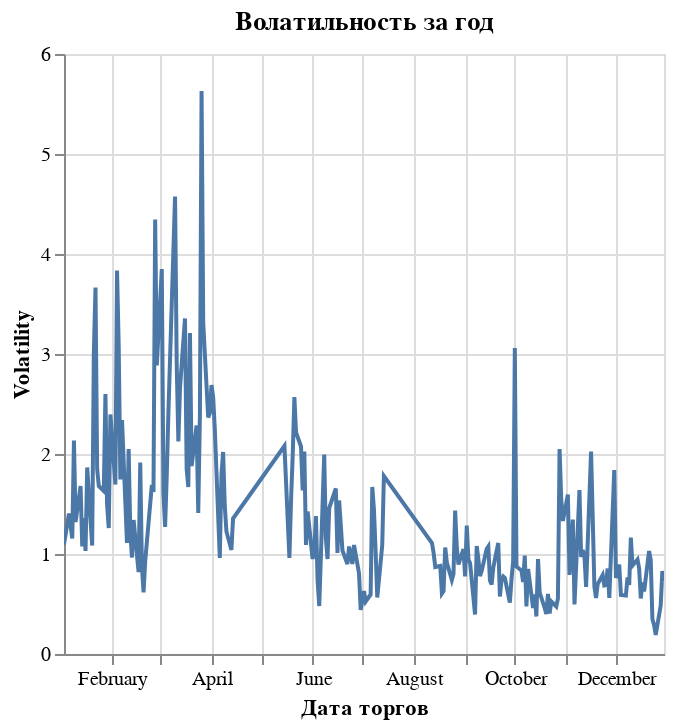

Source (notebook cell):
### Code cell
pandas_df2['Volatility'] = pandas_df2['Максимум'] - pandas_df2['Минимум']

alt.Chart(pandas_df2).mark_line().encode(
    x='Дата торгов',
    y='Volatility',
    tooltip='Volatility'
).properties(title='Волатильность за год').interactive()

### Figure 1 — Vega-Lite specification as saved in the notebook (floating-point values rounded to 4 significant figures; data arrays with more than 128 entries replaced by an {"elided": "..."} marker saying what was removed)
{"config": {"view": {"continuousWidth": 300, "continuousHeight": 300}}, "data": {"name": "data-cad9341f844b60252a472118a817ce54"}, "mark": {"type": "line"}, "encoding": {"tooltip": {"field": "Volatility", "type": "quantitative"}, "x": {"field": "Дата торгов", "type": "temporal"}, "y": {"field": "Volatility", "type": "quantitative"}}, "params": [{"name": "param_6", "select": {"type": "interval", "encodings": ["x", "y"]}, "bind": "scales"}], "title": "Волатильность за год", "$schema": "https://vega.github.io/schema/vega-lite/v5.20.1.json", "datasets": {"data-cad9341f844b60252a472118a817ce54": {"elided": "210 records"}}}
